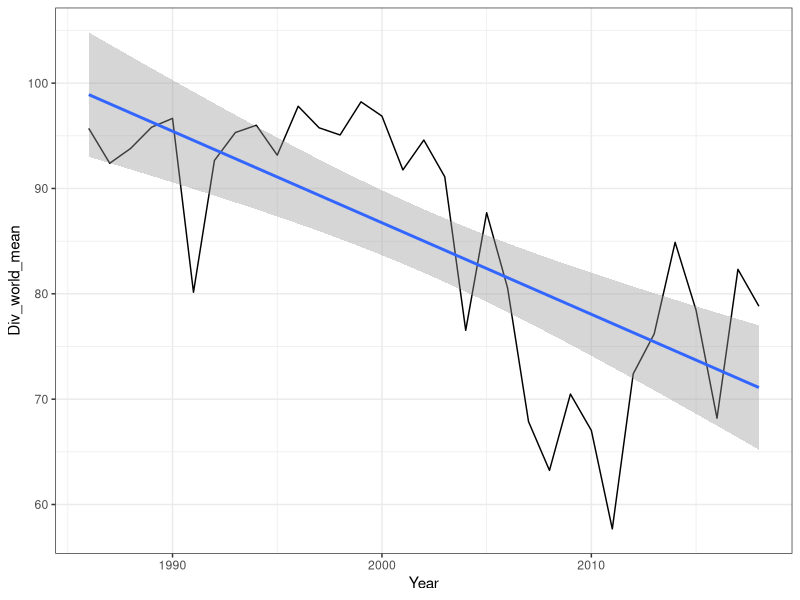

R code for this plot:
library(tidyverse)

########################################
### The previous dataset---till 2012 ###
########################################

# df_reit <- readr::read_csv('FTS_Data_REIT.csv',
#                            na = c("", "NA", ".", " ", "NaN", 'Inf', '-Inf'),
#                            skip = 3,
#                            col_names = T,
#                            col_types = cols(.default = col_double(),
#                                             Date = col_date(format = "%m/%d/%Y")))
# 
# df_reit <- df_reit %>%
#   dplyr::mutate('Year' = lubridate::year(Date)) %>%
# #  dplyr::mutate('Canada_lag' = dplyr::lag(Canada)) %>% #include one-day lags
#   dplyr::mutate('US_lag' = dplyr::lag(US)) %>% #include one-day lags
#   dplyr::select(-Date_Number) %>%
#   dplyr::select(Date, Year, everything())

###########################################
### The new dataset---updated till 2018 ###
###########################################

df_reit <- readr::read_csv('CGR_data_2018_reit.csv',
                             na = c("", "NA", ".", " ", "NaN", 'Inf', '-Inf'),
                             col_names = T,
                             col_types = cols(.default = col_double(),
                                              Date = col_date(format = "%d/%m/%Y")))

df_reit <- df_reit %>%
  dplyr::mutate('Year' = lubridate::year(Date)) %>%
  dplyr::filter(Year < 2019) %>%
#  dplyr::mutate('Canada_lag' = dplyr::lag(Canada)) %>% #include one-day lags
  dplyr::mutate('US_lag' = dplyr::lag(US)) %>% #include one-day lags
  dplyr::select(Date, Year, everything())

### Analysis begins here ###

# name_country_full <- df_reit %>%
#   dplyr::select(-c(Date, Year, Canada_lag, US_lag)) %>%
#   colnames(.)

name_country_full <- df_reit %>%
  dplyr::select(-c(Date, Year, US_lag)) %>%
  colnames(.)


func_deduplic <- function(vec)
{
  # This function accepts a vector
  # and replaces duplicated entries
  # with missing values
  vec[duplicated(vec)] <- NA
  return(vec)
}

# Ignoring duplicated entries
df_reit_deduplic <- df_reit %>%
  dplyr::select(-c(Year, Date)) %>%
  apply(., 2, func_deduplic) %>%
  tibble::as_tibble(.) %>%
  tibble::add_column('Date' = df_reit$Date, 'Year' = df_reit$Year) %>%
  dplyr::select(Date, Year, everything(.))

# Taking log returns = log(I_t) - log(I_{t-1})
df_reit_return <- df_reit_deduplic %>%
  dplyr::select(-c(Date, Year)) %>%
  apply(., 2, function(vec){return(c(NA, diff(log(vec))))}) %>%
  tibble::as_tibble(.) %>%
  tibble::add_column('Date' = df_reit$Date, 'Year' = df_reit$Year) %>%
  dplyr::select(Date, Year, everything(.))

# Using nested dataframes
nest_year_return <- df_reit_return %>%
  dplyr::select(-Date) %>%
  dplyr::group_by(Year) %>%
  tidyr::nest(.)

# How many valid returns to use per year?
num_reit_usable <- 50
#num_reit_usable <- 100

func_valid_ret <- function(df, n = num_reit_usable)
{
  # This function accepts a return data matrix and 
  # accepts only those columns which have enough
  # usable entries ( >= num_reit_usable)
  temp_NA <- apply(df, 2, function(vec){sum(is.na(vec))})
  
  df_2 <- df[, temp_NA < (nrow(df) - n)]
  
  return(df_2)
}

nest_year_return <- nest_year_return %>%
  dplyr::mutate('LHS_country_valid' = purrr::map(data, func_valid_ret))

year_cohort <- 1986

func_rm_full_NA <- function(df)
{
  # This function accepts a data frame
  # and removes columns which are
  # completely full of missing values
  return(df[, colSums(is.na(df)) < nrow(df)])
}

# Names of pre-86 cohort countries
# name_country_pre_cohort <- df_reit_return %>%
#   dplyr::filter(Year < year_cohort) %>%
#   dplyr::select(-c(Date, Year, Canada_lag, US_lag)) %>%
#   func_rm_full_NA(.) %>%
#   colnames(.)

name_country_pre_cohort <- df_reit_return %>%
  dplyr::filter(Year < year_cohort) %>%
  dplyr::select(-c(Date, Year, US_lag)) %>%
  func_rm_full_NA(.) %>%
  colnames(.)

# Names of ordinary countries
name_country_ordinary <- dplyr::setdiff(name_country_full, 
                                        name_country_pre_cohort)

# Select from the set of columns the pre-86 countries 
# along with the one-day lags of US and Canada
func_select_RHS_countries <- function(df)
{
  # This function accepts a return data matrix
  # and returns the pre86 cohort with the one-day
  # lags of US and Canada---to be used for the 
  # computation of principal components
  
  # colnames_select <- c(dplyr::intersect(colnames(df), name_country_pre_cohort),
  #                      'Canada_lag', 'US_lag')
  
  colnames_select <- c(dplyr::intersect(colnames(df), name_country_pre_cohort),
                       'US_lag')
  
  return(df[, colnames_select])
}

func_select_ordinary <- function(df)
{
  # This accepts a data return matrix and selects 
  # the ordinary non-pre86 cohort country columns
  return(df[, dplyr::intersect(colnames(df), name_country_ordinary)])
}

func_select_pre_cohort <- function(df)
{
  # This accepts a data return matrix and selects 
  # the ordinary non-pre86 cohort country columns
  return(df[, dplyr::intersect(colnames(df), name_country_pre_cohort)])
}

nest_year_return_LHS_RHS <- nest_year_return %>%
  dplyr::filter(Year >= year_cohort) %>%
#  dplyr::mutate('data_clean' = purrr::map(data, func_rm_full_NA)) %>%
  dplyr::mutate('RHS_country' = purrr::map(data, 
                                           func_select_RHS_countries)) %>%
  dplyr::mutate('LHS_country_ordinary' = purrr::map(LHS_country_valid, 
                                                    func_select_ordinary)) %>%
  dplyr::select(-data)


func_NA_med_df <- function(df)
{
  # This function accepts a dataframe and
  # replaces missing values with column medians
  func_NA_med_vec <- function(vec)
  {
    vec[is.na(vec)] <- median(vec, na.rm = T)
    return(vec)
  }
  
  df_2 <- apply(df, 2, func_NA_med_vec)
  return(df_2)
}

func_rm_full_NA_rowcol <- function(df)
{
  # This function accepts a dataframe and kill those rows
  # and columns that are full with NA
  return(df[rowSums(is.na(df)) < ncol(df), colSums(is.na(df)) < nrow(df)])
}


nest_year_return_LHS_RHS <- nest_year_return_LHS_RHS %>%
  dplyr::mutate('RHS_country_clean' = purrr::map(RHS_country, func_NA_med_df), 
                'Cov_matrix' = purrr::map(RHS_country_clean, cov),
#                'Cov_clean' = purrr::map(Cov_matrix, func_rm_full_NA_rowcol),
                'Eig_val' = purrr::map(Cov_matrix, function(df){return(eigen(df)$values)}),
                'Eig_vec' = purrr::map(Cov_matrix, function(df){return(eigen(df)$vectors)}),
                'Share' = purrr::map(Eig_val, function(vec){return(cumsum(vec)/sum(vec))})) %>%
  dplyr::select(-RHS_country)

nest_lag_eig <- dplyr::lag(nest_year_return_LHS_RHS$Eig_vec) #due to some weird nested lag behavior

# Adding lags of eigenvectors
nest_year_return_LHS_RHS <- nest_year_return_LHS_RHS %>%
  tibble::add_column('Lag_eig_vec' = nest_lag_eig)

func_pc_90 <- function(vec)
{
  # This function accepts a cumulative share of variance
  # vector and returns the number of PCs needed for 90% coverage 
  return(min(which(vec >= 0.90)))
}

# How many PCs needed for explaining 90% of variation?
num_pc_90 <- sapply(nest_year_return_LHS_RHS$Share, func_pc_90)
# num_pc_reit <- ceiling(median(num_pc_90)) # 12 are enough
num_pc_reit <- min(num_pc_90) 

#############################################
### PC computation for ordinary countries ###
#############################################

# Compute PCs
nest_year_return_LHS_RHS <- nest_year_return_LHS_RHS %>%
  dplyr::filter(map(Lag_eig_vec, length) > 1) %>%
  dplyr::mutate('PC_out_sample' = purrr::map2(RHS_country_clean, Lag_eig_vec,
                                              function(df1, df2){return(df1%*%df2)}), #note df1%*%df2 [!]
                'PC_out_sample_90' = purrr::map(PC_out_sample,
                                                function(df){return(df[, 1:num_pc_reit])}))


nest_year_regression <- nest_year_return_LHS_RHS %>%
  dplyr::select(Year, LHS_country_ordinary, PC_out_sample_90)

func_inf_nan_NA_df <- function(df)
{
  # This accepts a dataframe and treats any infinite
  # or NaN values as missing
  func_inf_nan_NA_vec <- function(vec)
  {
    vec[is.infinite(vec) | is.nan(vec)] <- NA
    return(vec)
  }
  
  return(apply(df, 2, func_inf_nan_NA_vec))
}

# Treat as missing any infinite or NaN values that might be remaining
nest_year_regression <- nest_year_regression %>%
  dplyr::mutate('LHS_clean' = purrr::map(LHS_country_ordinary, func_inf_nan_NA_df))

func_lm_div <- function(df1, df2)
{
  # This function accepts the LHS and RHS of regressions
  # and returns the diversification index = 100*(1-adj_R_sqr)
  lhs <- as.matrix(df1)
  rhs <- as.matrix(df2)
  
  div <- list(NULL)
  
  for (j in 1:ncol(lhs)) #for each LHS country
  {
    lm_summary <- summary(lm(formula = lhs[, j] ~ rhs))
    adj_rsq <- max(lm_summary$adj.r.squared, 0)
    div[[j]] <- 100*(1 - adj_rsq)
  }
  
  return(unlist(div))
}

# Compute diversification indices
nest_year_regression <- nest_year_regression %>%
  dplyr::filter(map_dbl(LHS_clean, length) > 0) %>%
  dplyr::mutate('Div_ind' = purrr::map2(LHS_clean, PC_out_sample_90,
                                        func_lm_div))

func_attach_name <- function(df_1, vec)
{
  # Accepts regression LHS matrix and unnamed 
  # diversification vector indices and attaches 
  # the column names of LHS to the vector of indices
  names(vec) <- colnames(df_1)
  return(vec)
}

# Attach names of countries to diversification indices
nest_year_regression <- nest_year_regression %>%
  dplyr::mutate('Div_ind_edit' = purrr::map2(LHS_clean, Div_ind,
                                             func_attach_name))

func_pick_name <- function(vec_name) {names(vec_name)} #extract names

# Unnest results in long format
list_unnest_div_ordinary <- nest_year_regression %>%
  dplyr::mutate('Country' = purrr::map(Div_ind_edit, func_pick_name)) %>%
  dplyr::select(Year, Div_ind_edit, Country) %>%
  tidyr::unnest(.)

# Spread in wide format
Div_ind_ordinary <- list_unnest_div_ordinary %>%
  tidyr::spread(key = Country, value = Div_ind_edit) 

###############################################
### PC computation for pre cohort countries ###
###############################################

nest_year_pre_cohort <- nest_year_return %>%
  dplyr::select(Year, LHS_country_valid) %>%
  dplyr::filter(Year >= year_cohort) %>%
  dplyr::mutate('LHS_clean' = purrr::map(LHS_country_valid, 
                                         func_inf_nan_NA_df)) %>% #remove infinite or NaNs
  dplyr::mutate('LHS_pre_cohort' = purrr::map(LHS_clean, 
                                              func_select_pre_cohort)) %>%
  dplyr::mutate('RHS_countries' = purrr::map(LHS_clean, func_select_RHS_countries)) %>%
  dplyr::mutate('RHS_clean' = purrr::map(RHS_countries, func_NA_med_df))

nest_year_pre_cohort_2 <- nest_year_pre_cohort %>%
  dplyr::select(Year, LHS_pre_cohort, RHS_clean)

func_rm_col_j <- function(df)
{
  # This function accepts a data matrix and generates 
  # a sequence of matrices each one missing one 
  # column at a time (excluding lags of Canada and US)
  temp_list <- list(NULL)
  
  # df2 <- df[, -c(ncol(df)-1, ncol(df))] #exclude North Am lags
  df2 <- df[, -ncol(df)] #exclude US lags
  
  for (j in 1:ncol(df2))
  {
    temp_list[[j]] <- df2[, -j] #remove column j
  }
  
  return(temp_list)
}

# Generate sequence of matrices with each column removed once
nest_year_pre_cohort_2 <- nest_year_pre_cohort_2 %>%
  dplyr::mutate('RHS_country_j' = purrr::map(RHS_clean, func_rm_col_j)) 

func_eig_val_list <- function(list)
{
  # This function accepts a list of matrices and
  # applies to each matrix, a function that computes
  # its eigenvalues, then returns the list of 
  # eigenvalues---one for each matrix in the list
  func_eig_val_df <- function(df)
  {
    return(eigen(df)$values)
  }
  
  eig_val_list <- purrr::map(list, func_eig_val_df)
  
  return(eig_val_list)
}

func_eig_vec_list <- function(list)
{
  # This function accepts a list of matrices and
  # applies to each matrix, a function that computes
  # its eigenvectors, then returns the list of 
  # eigenvectors---one for each matrix in the list
  func_eig_vec_df <- function(df)
  {
    return(eigen(df)$vectors)
  }
  
  eig_vec_list <- purrr::map(list, func_eig_vec_df)
  
  return(eig_vec_list)
}


nest_year_pre_cohort_2 <- nest_year_pre_cohort_2 %>%
  dplyr::mutate('Cov_list_j' = purrr::map(RHS_country_j, 
                                          function(list){return(purrr::map(list, cov))})) %>%
  dplyr::mutate('Eig_val_list_j' = purrr::map(Cov_list_j, func_eig_val_list)) %>%
  dplyr::mutate('Eig_vec_list_j' = purrr::map(Cov_list_j, func_eig_vec_list)) 

nest_lag_eig_list <- dplyr::lag(nest_year_pre_cohort_2$Eig_vec_list_j) #due to some weird nested lag behavior

nest_year_pre_cohort_2 <- nest_year_pre_cohort_2 %>%
  tibble::add_column('Lag_eig_vec_list_j' = nest_lag_eig_list)

nest_year_pre_cohort_final <- nest_year_pre_cohort_2 %>%
  dplyr::select(Year, LHS_pre_cohort, RHS_country_j, 
                Eig_vec_list_j, Lag_eig_vec_list_j)

func_list_multiply <- function(list1, list2)
{
  # This function accepts two lists of matrices
  # then multiplies matrix i in list 1 to matrix i
  # in list 2 and returns the output as another list
  func_df_mult <- function(df1, df2)
  {
    return(df1%*%df2) #note matrix multiplication %*%
  }
  
  list3 <- purrr::map2(list1, list2, func_df_mult)
  
  return(list3)
  
}


nest_year_pre_cohort_final <- nest_year_pre_cohort_final %>%
  dplyr::mutate('length_list_RHS' = purrr::map_dbl(RHS_country_j, length),
                'length_list_lag_eig' = purrr::map_dbl(Lag_eig_vec_list_j, length))

# Which RHS and lag eigenvector list lengths are the same? Multiply them
nest_year_pre_cohort_final_2 <- nest_year_pre_cohort_final %>%
  dplyr::filter(length_list_RHS == length_list_lag_eig) %>%
  dplyr::mutate('PC_list_j' = purrr::map2(RHS_country_j, Lag_eig_vec_list_j,
                                          func_list_multiply)) %>%
  dplyr::select(Year, LHS_pre_cohort, PC_list_j)


# Which RHS and lag eigenvector list lengths are NOT the same? Multiply RHS with eigenvectors
nest_year_pre_cohort_final_3 <- nest_year_pre_cohort_final %>%
  dplyr::filter(length_list_RHS != length_list_lag_eig) %>%
  dplyr::mutate('PC_list_j' = purrr::map2(RHS_country_j, Eig_vec_list_j, 
                                          func_list_multiply)) %>%
  dplyr::select(Year, LHS_pre_cohort, PC_list_j)

nest_year_pre_cohort_regress <- rbind(nest_year_pre_cohort_final_3,
                                      nest_year_pre_cohort_final_2) %>%
  dplyr::arrange(Year)

# func_select_PC_list <- function(list)
# {
#   # This function accepts a list of PCs matrices and 
#   # returns the list with each PC matrix with 
#   # number of columns from 1 to num_pc_reit
#   
#   func_select_PC_df <- function(df)
#   {
#     # ncol_min <- min(ncol(df), num_pc_reit)
#     # return(df[, 1:ncol_min])
#     return(df[, 1:num_pc_reit])
#   }
#   
#   list1 <- purrr::map(list, func_select_PC_df)
#   
#   return(list1)
# }
# 
# nest_year_pre_cohort_regress <- nest_year_pre_cohort_regress %>%
#   dplyr::mutate('PC_list_j_final' = purrr::map(PC_list_j, func_select_PC_list))


func_pre_cohort_regress <- function(df1, list)
{
  # This function accepts the matrix of LHS countries
  # and the list of RHS matrices, then returns the 
  # diversification index for each country
  div_list <- list(NULL)
  
  for (i in 1:ncol(df1))
  {
    df2 <- list[[i]]
    
    temp_lhs <- df1[, i]
    temp_rhs <- as.matrix(df2)
    
    lm_summary <- summary(lm(formula = temp_lhs ~ temp_rhs))
    adj_rsq <- max(lm_summary$adj.r.squared, 0)
    div_list[[i]] <- 100*(1 - adj_rsq)
  }
  
  return(unlist(div_list))
}


# nest_year_pre_cohort_regress <- nest_year_pre_cohort_regress %>%
#   dplyr::filter(purrr::map(PC_list_j_final, length) > 0) %>%
#   dplyr::mutate('Div_ind_pre_cohort' = purrr::map2(LHS_pre_cohort, PC_list_j_final,
#                                                    func_pre_cohort_regress))

nest_year_pre_cohort_regress <- nest_year_pre_cohort_regress %>%
  dplyr::filter(purrr::map(PC_list_j, length) > 0) %>%
  dplyr::mutate('Div_ind_pre_cohort' = purrr::map2(LHS_pre_cohort, PC_list_j,
                                                   func_pre_cohort_regress))



func_attach_name_pre_cohort <- function(vec, LHS_data)
{
  names(vec) <- colnames(LHS_data)
  return(vec)
}

nest_year_pre_cohort_regress <- nest_year_pre_cohort_regress %>%
  dplyr::mutate('Div_ind_pre_cohort_name' = purrr::map2(Div_ind_pre_cohort, LHS_pre_cohort,
                                                        func_attach_name_pre_cohort))

######################################################################################

# Unnest results in long format
list_unnest_div_pre_cohort <- nest_year_pre_cohort_regress %>%
  dplyr::mutate('Country' = purrr::map(Div_ind_pre_cohort_name, func_pick_name)) %>%
  dplyr::select(Year, Div_ind_pre_cohort_name, Country) %>%
  tidyr::unnest(.)

# Spread in wide format
Div_ind_pre_cohort <- list_unnest_div_pre_cohort %>%
  tidyr::spread(key = Country, value = Div_ind_pre_cohort_name) 

# Full dataframe for all countries
Div_ind_full_long <- dplyr::full_join(Div_ind_ordinary, Div_ind_pre_cohort,
                                      by = c('Year')) %>%
  tidyr::gather(., Australia:US, key = 'Country', value = 'Div_Index') %>%
  dplyr::arrange(Country)

Div_ind_full_wide <- Div_ind_full_long %>%
  tidyr::spread(key = 'Country', value = 'Div_Index') 

Div_world_mean <- apply(Div_ind_full_wide[, -1], 1, function(x){return(mean(x, na.rm = T))})


Div_ind_full_wide <- Div_ind_full_wide %>%
  tibble::add_column('Div_world_mean' = Div_world_mean) %>%
  dplyr::select(Year, Div_world_mean, everything())

Div_ind_plot <- ggplot(data = Div_ind_full_wide, 
                       mapping = aes(Year, Div_world_mean)) +
  geom_line() +
  geom_smooth(method = lm) +
  theme_bw()

Div_ind_full_long_2 <- Div_ind_full_wide %>%
  tidyr::gather(Div_world_mean:US, key = 'Country', value = 'Div_Index')

